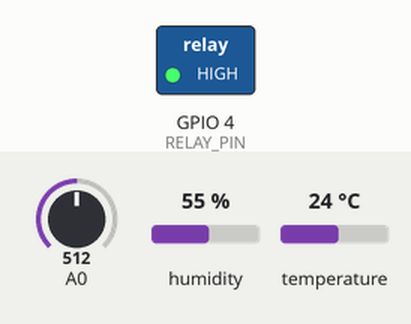
Bench run of a sketch on a simulated ESP8266 (NodeMCU). Parts: switched loads named in the sketch (green lamp = pin HIGH). The test bench sets the inputs (shaded band); at power-on: A0 = 512, humidity 55 %, temperature 24 °C. WiFi joins after 1.5 s; servers stay silent unless stated; uploads are accepted with an empty reply; what the sketch prints to the serial monitor is not drawn.

Above: at 3.7 s.
3.8 s: A0 set to 740
9.9 s: A0 set to 773
At 15.4 s:
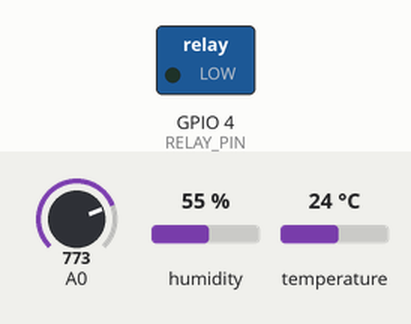
16.4 s: A0 set to 716
At 22.3 s:
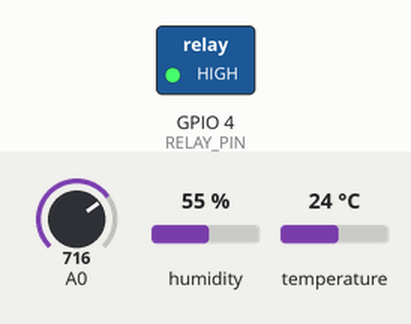
22.7 s: A0 set to 900
At 27.9 s:
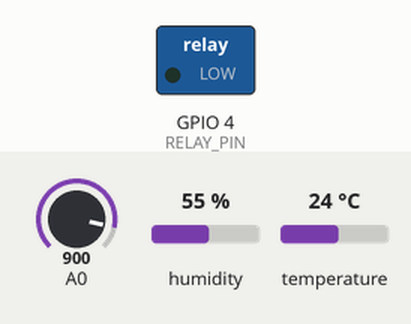
Timing chart, 0 to 29.4 s (numbered marks = the images above; inputs shaded):
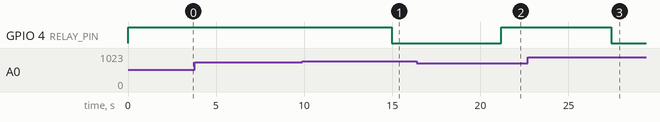

The sketch:

code_has_location.ino
```cpp
#include <ESP8266WiFi.h>
#include <WiFiClient.h>
#include <ESP8266WebServer.h>
#include <ESP8266HTTPClient.h>
#include "DHT.h"
#define DHTTYPE DHT11
/* Set these to your desired credentials. */
const char *ssid = "385!";  //ENTER YOUR WIFI SETTINGS
const char *password = "chaynhutthuduc";
const int RELAY_PIN = 4;
const int DHTPin = 5;
WiFiServer server(80);
DHT dht(DHTPin, DHTTYPE);
int value, real_value, percent;
//Web/Server address to read/write from

//=======================================================================
//                    Power on setup
//=======================================================================

void setup() {
  delay(10);
  pinMode(13, INPUT_PULLUP);
  pinMode(RELAY_PIN, OUTPUT);
  digitalWrite(RELAY_PIN, HIGH);
  dht.begin();
  Serial.begin(115200);
  WiFi.mode(WIFI_OFF);        //Prevents reconnection issue (taking too long to connect)
  delay(1000);
  WiFi.mode(WIFI_STA);        //This line hides the viewing of ESP as wifi hotspot

  WiFi.begin(ssid, password);     //Connect to your WiFi router
  Serial.println("");

  Serial.print("Connecting");
  // Wait for connection
  while (WiFi.status() != WL_CONNECTED) {
    delay(500);
    Serial.print(".");
  }

  //If connection successful show IP address in serial monitor
  Serial.println("");
  Serial.print("Connected to ");
  Serial.println(ssid);
  Serial.print("IP address: ");
  Serial.println(WiFi.localIP());
}

//=======================================================================
//                    Main Program Loop
//=======================================================================
void loop() {
  //-------------------DOAMDAT-----------------------
  for(int i = 0; i<=9; i++){
    real_value += analogRead(A0);
  };
  value = real_value/10;
  real_value = 0;
  percent = map(value, 340, 1028, 0, 100); // 340 khi nhung nuoc, nen do am se la 100%
  percent = 100 - percent ;
  if (percent < 40 ){
    digitalWrite(RELAY_PIN, LOW);
  }
  else {
    digitalWrite(RELAY_PIN, HIGH);
  }

  HTTPClient http;    //Declare object of class HTTPClient

  float humidity = dht.readHumidity();
  float temperatureC = dht.readTemperature();
  float module_id = 1;

  //POST Data
  //getData = "nhietdoc=" + String(temperatureC) + "nhietdof=" + String(temperatureF) + "doam=" + String(humidity) ;  //Note "?" added at front
  String postData = "nhietdo=" + String(temperatureC) + "&doam=" + String(humidity) + "&doamdat=" + String(percent) + "&sensor_id=" + String(module_id);
  Serial.println(postData);
  String link = "http://192.168.1.3/testweb/getdemo.php";

  //http.begin(WiFiClient(),link);     //Specify request destination
  WiFiClient client;
  http.begin(client ,link);
  http.addHeader("Content-Type", "application/x-www-form-urlencoded");
  int httpCode = http.POST(postData);            //Send the request
  if (httpCode > 0) {
    Serial.printf("[HTTP] POST request to %s returned code %d\n", link.c_str(), httpCode);
    String payload = http.getString();
    Serial.println(payload);
  } else {
    Serial.printf("[HTTP] POST request to %s failed, error: %s\n", link.c_str(), http.errorToString(httpCode).c_str());
  }


  http.end();  //Close connection

  delay(6000);  //GET Data at every 60 seconds
}
```

Measured:
- the behaviour switches between 756 and 757 on A0 (found by bisection; images 0 and 1)
- after the input at 3.8 s, every drawn part: stays the same
- after the input at 9.9 s, GPIO 4 (RELAY_PIN): HIGH → LOW after 5.1 s
- after the input at 16.4 s, GPIO 4 (RELAY_PIN): LOW → HIGH after 4.8 s
- after the input at 22.7 s, GPIO 4 (RELAY_PIN): HIGH → LOW after 4.7 s
